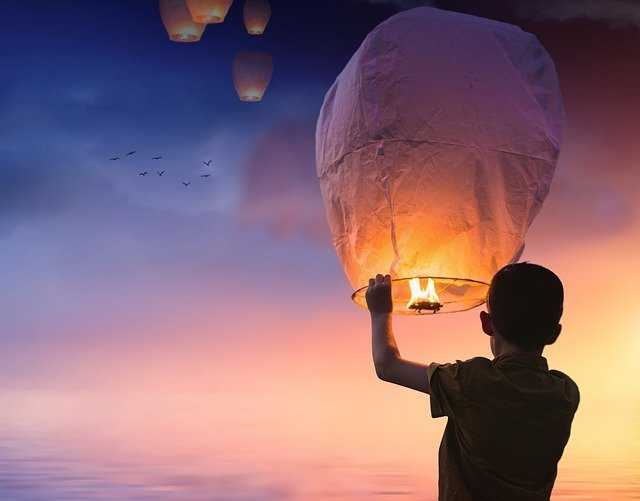
#> input picture opencv tasks/uvod u opencv - zadaci/zadatak 2/images/balloon-gccb5804cb_640.jpg, 640 x 501 px; its folder holds 2 pictures in this run
$ python 'zadatak 2.py'
#> lines starting #> are read from the running program, lines starting #| are printed output that depends on the picture
from PIL import Image, ImageOps
import glob

#path is where we are going to look for photos
path = "images"
# (prouci glob funkciju)
files = glob.glob(path + "/**/*.jpg", recursive=True)

brojac = 0
for i in files:
    brojac += 1
    slika = Image.open(i)
#> slika is the input picture: PIL image 640x501 RGB; mean R, G, B 139.7, 105.5, 116.7
    siva = ImageOps.grayscale(slika)
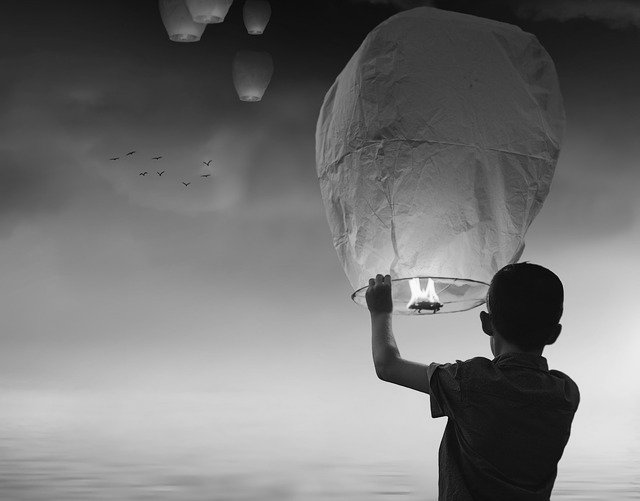
#> siva: PIL image 640x501 L; min 1, max 254, mean 117
    siva.save("output/img_" + str(brojac) + ".jpg")
#> pass 2 of the loop `for i in files:`:
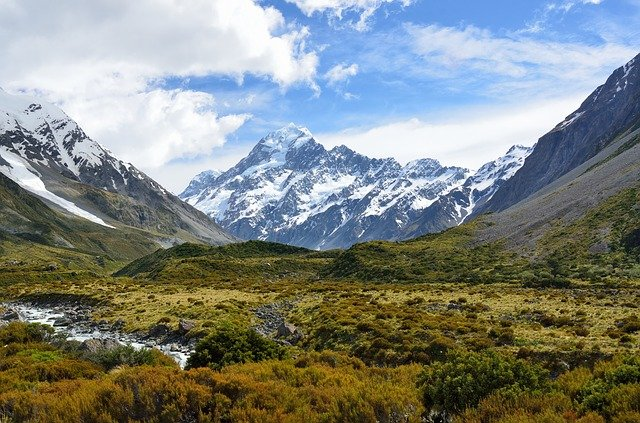
#> input picture opencv tasks/uvod u opencv - zadaci/zadatak 2/images/valley-g277feaa70_640.jpg, 640 x 423 px
#> slika is the input picture: PIL image 640x423 RGB; mean R, G, B 127.6, 133.3, 127.7
#> `siva = ImageOps.grayscale(slika)`:
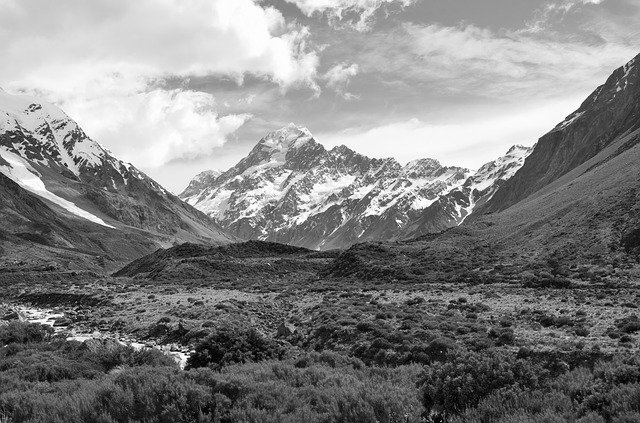
#> siva: PIL image 640x423 L; min 0, max 255, mean 130.9
